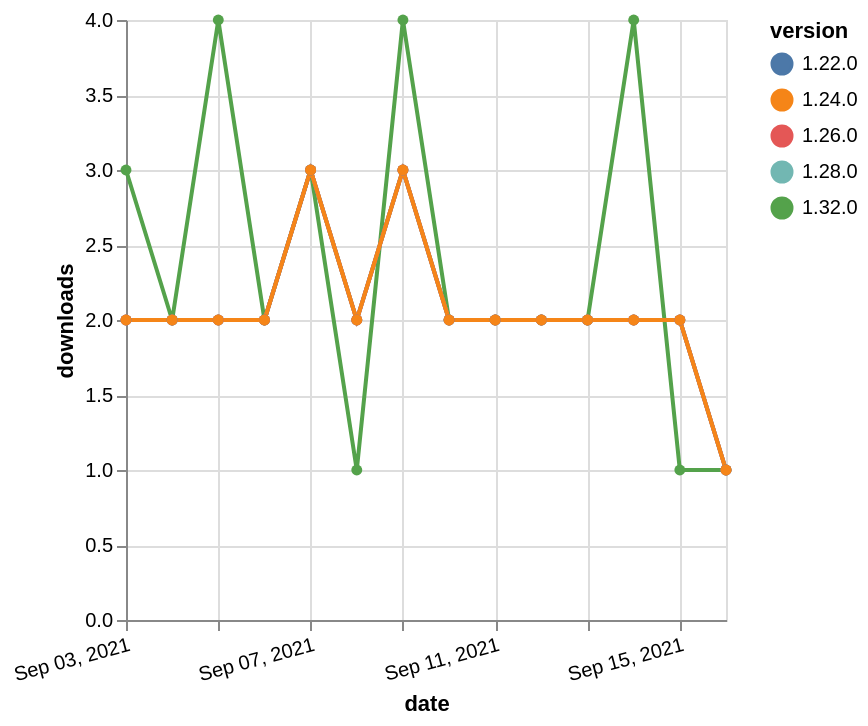

Write the Vega-Lite specification saved for this chart.
### Vega-Lite specification from a JSON file in a GitHub repository (floating-point values rounded to 4 significant figures)
{"$schema": "https://vega.github.io/schema/vega-lite/v5.json", "description": "A simple bar chart with embedded data.", "data": {"values": [{"date": "2021-09-03", "total": 222, "delta": 3, "version": "1.32.0"}, {"date": "2021-09-04", "total": 224, "delta": 2, "version": "1.32.0"}, {"date": "2021-09-05", "total": 228, "delta": 4, "version": "1.32.0"}, {"date": "2021-09-06", "total": 230, "delta": 2, "version": "1.32.0"}, {"date": "2021-09-07", "total": 233, "delta": 3, "version": "1.32.0"}, {"date": "2021-09-08", "total": 234, "delta": 1, "version": "1.32.0"}, {"date": "2021-09-09", "total": 238, "delta": 4, "version": "1.32.0"}, {"date": "2021-09-10", "total": 240, "delta": 2, "version": "1.32.0"}, {"date": "2021-09-11", "total": 242, "delta": 2, "version": "1.32.0"}, {"date": "2021-09-12", "total": 244, "delta": 2, "version": "1.32.0"}, {"date": "2021-09-13", "total": 246, "delta": 2, "version": "1.32.0"}, {"date": "2021-09-14", "total": 250, "delta": 4, "version": "1.32.0"}, {"date": "2021-09-15", "total": 251, "delta": 1, "version": "1.32.0"}, {"date": "2021-09-16", "total": 252, "delta": 1, "version": "1.32.0"}, {"date": "2021-09-03", "total": 2010, "delta": 2, "version": "1.22.0"}, {"date": "2021-09-04", "total": 2012, "delta": 2, "version": "1.22.0"}, {"date": "2021-09-05", "total": 2014, "delta": 2, "version": "1.22.0"}, {"date": "2021-09-06", "total": 2016, "delta": 2, "version": "1.22.0"}, {"date": "2021-09-07", "total": 2019, "delta": 3, "version": "1.22.0"}, {"date": "2021-09-08", "total": 2021, "delta": 2, "version": "1.22.0"}, {"date": "2021-09-09", "total": 2024, "delta": 3, "version": "1.22.0"}, {"date": "2021-09-10", "total": 2026, "delta": 2, "version": "1.22.0"}, {"date": "2021-09-11", "total": 2028, "delta": 2, "version": "1.22.0"}, {"date": "2021-09-12", "total": 2030, "delta": 2, "version": "1.22.0"}, {"date": "2021-09-13", "total": 2032, "delta": 2, "version": "1.22.0"}, {"date": "2021-09-14", "total": 2034, "delta": 2, "version": "1.22.0"}, {"date": "2021-09-15", "total": 2036, "delta": 2, "version": "1.22.0"}, {"date": "2021-09-16", "total": 2037, "delta": 1, "version": "1.22.0"}, {"date": "2021-09-03", "total": 991, "delta": 2, "version": "1.28.0"}, {"date": "2021-09-04", "total": 993, "delta": 2, "version": "1.28.0"}, {"date": "2021-09-05", "total": 995, "delta": 2, "version": "1.28.0"}, {"date": "2021-09-06", "total": 997, "delta": 2, "version": "1.28.0"}, {"date": "2021-09-07", "total": 1000, "delta": 3, "version": "1.28.0"}, {"date": "2021-09-08", "total": 1002, "delta": 2, "version": "1.28.0"}, {"date": "2021-09-09", "total": 1005, "delta": 3, "version": "1.28.0"}, {"date": "2021-09-10", "total": 1007, "delta": 2, "version": "1.28.0"}, {"date": "2021-09-11", "total": 1009, "delta": 2, "version": "1.28.0"}, {"date": "2021-09-12", "total": 1011, "delta": 2, "version": "1.28.0"}, {"date": "2021-09-13", "total": 1013, "delta": 2, "version": "1.28.0"}, {"date": "2021-09-14", "total": 1015, "delta": 2, "version": "1.28.0"}, {"date": "2021-09-15", "total": 1017, "delta": 2, "version": "1.28.0"}, {"date": "2021-09-16", "total": 1018, "delta": 1, "version": "1.28.0"}, {"date": "2021-09-03", "total": 1448, "delta": 2, "version": "1.26.0"}, {"date": "2021-09-04", "total": 1450, "delta": 2, "version": "1.26.0"}, {"date": "2021-09-05", "total": 1452, "delta": 2, "version": "1.26.0"}, {"date": "2021-09-06", "total": 1454, "delta": 2, "version": "1.26.0"}, {"date": "2021-09-07", "total": 1457, "delta": 3, "version": "1.26.0"}, {"date": "2021-09-08", "total": 1459, "delta": 2, "version": "1.26.0"}, {"date": "2021-09-09", "total": 1462, "delta": 3, "version": "1.26.0"}, {"date": "2021-09-10", "total": 1464, "delta": 2, "version": "1.26.0"}, {"date": "2021-09-11", "total": 1466, "delta": 2, "version": "1.26.0"}, {"date": "2021-09-12", "total": 1468, "delta": 2, "version": "1.26.0"}, {"date": "2021-09-13", "total": 1470, "delta": 2, "version": "1.26.0"}, {"date": "2021-09-14", "total": 1472, "delta": 2, "version": "1.26.0"}, {"date": "2021-09-15", "total": 1474, "delta": 2, "version": "1.26.0"}, {"date": "2021-09-16", "total": 1475, "delta": 1, "version": "1.26.0"}, {"date": "2021-09-03", "total": 1600, "delta": 2, "version": "1.24.0"}, {"date": "2021-09-04", "total": 1602, "delta": 2, "version": "1.24.0"}, {"date": "2021-09-05", "total": 1604, "delta": 2, "version": "1.24.0"}, {"date": "2021-09-06", "total": 1606, "delta": 2, "version": "1.24.0"}, {"date": "2021-09-07", "total": 1609, "delta": 3, "version": "1.24.0"}, {"date": "2021-09-08", "total": 1611, "delta": 2, "version": "1.24.0"}, {"date": "2021-09-09", "total": 1614, "delta": 3, "version": "1.24.0"}, {"date": "2021-09-10", "total": 1616, "delta": 2, "version": "1.24.0"}, {"date": "2021-09-11", "total": 1618, "delta": 2, "version": "1.24.0"}, {"date": "2021-09-12", "total": 1620, "delta": 2, "version": "1.24.0"}, {"date": "2021-09-13", "total": 1622, "delta": 2, "version": "1.24.0"}, {"date": "2021-09-14", "total": 1624, "delta": 2, "version": "1.24.0"}, {"date": "2021-09-15", "total": 1626, "delta": 2, "version": "1.24.0"}, {"date": "2021-09-16", "total": 1627, "delta": 1, "version": "1.24.0"}]}, "width": "container", "mark": {"type": "line", "point": {"filled": true}}, "encoding": {"x": {"field": "date", "type": "temporal", "timeUnit": "yearmonthdate", "title": "date", "axis": {"labelAngle": -15}}, "y": {"field": "delta", "type": "quantitative", "title": "downloads"}, "color": {"field": "version", "type": "nominal"}, "tooltip": {"field": "delta"}}}
